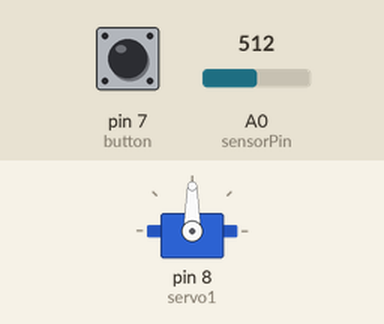
Simulated run of this sketch. Board: Arduino Uno, built with avr-gcc and run on an emulated ATmega328P. Shown: servo. The test bench sets the inputs (shaded band); at power-on: pin 7 (button) HIGH, A0 (sensorPin) = 512. What the sketch prints to the serial monitor is not drawn. At 1.4 s the program stops and its outputs stay as they are.

Above: at 1.2 s.
1.3 s: pin 7 (button) pulled LOW for 0.15 s
At 2.5 s:
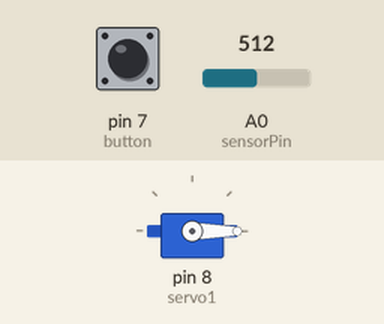
Timing chart, 0 to 2.9 s (numbered marks = the images above; inputs shaded):
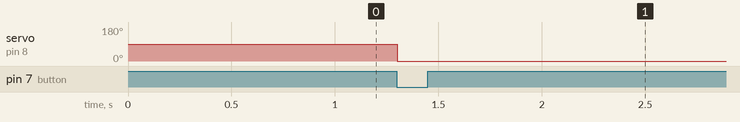

Measured:
- after the input at 1.3 s, servo on pin 8 (servo1): 90° → 0° at once

The sketch:

servo_test.ino
```cpp
#include <Servo.h>
// membuat nama objek servo untuk pengontrolan servo
Servo servo1;
// variable untuk menyimpan posisi servo
int awal = 0;
int buttonStatus = 1;

int sensorPin = A0;
int sensorValue = 0;
#define button 7
void setup()
{
 Serial.begin(9600);
 servo1.attach(8); // data di pin 9
 pinMode(button,INPUT_PULLUP);
}
void loop()
{
   sensorValue = analogRead(sensorPin); // read the value from the sensor
Serial.println(sensorValue);
  buttonStatus = digitalRead(button);
   if (buttonStatus == LOW) {
 // start dari 0 derajar sampai 90 derajat
 for(awal = 0; awal < 180;)
 {
  // pada posisi 1 derajat
  // memberitahu servo untuk pergi ke posisi awal
  servo1.write(awal);
  // tunggu untuk pencapaian posisi servo
  delay(10);
 }
 }
 else{

 }
}
```
